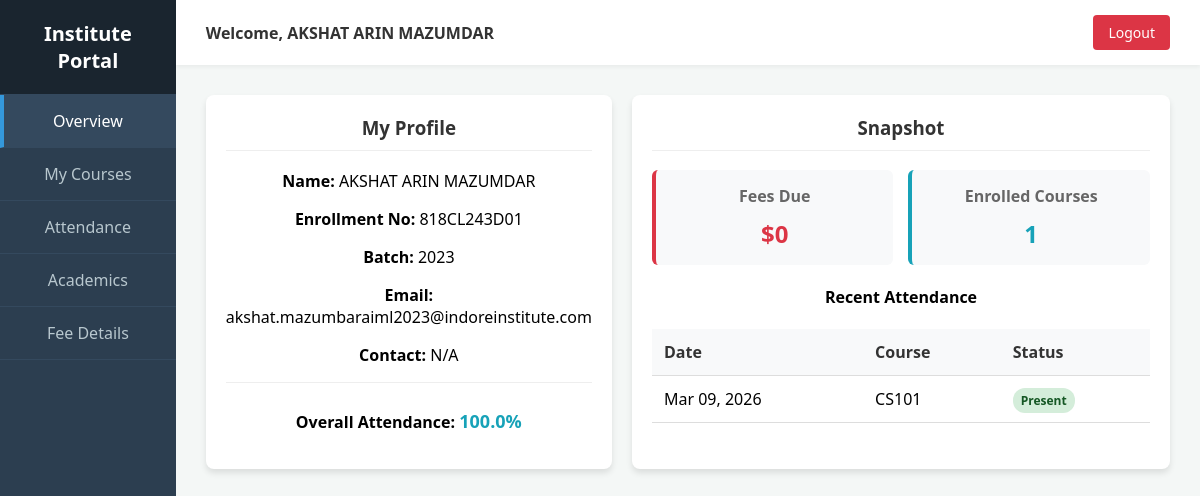
The page /student/dashboard/ on the database its author committed.
### backend/student/models.py (models this page shows, shortened)
class StudentProfile(models.Model):
    user = models.OneToOneField(User, on_delete=models.CASCADE, related_name='student_profile')
    enrollment_number = models.CharField(max_length=50, unique=True)
    batch_year = models.IntegerField()
    branch = models.CharField(max_length=100, choices=BRANCH_CHOICES, default='Computer science engineering')
    course_name = models.CharField(max_length=50, choices=COURSE_CHOICES, default='B.tech')
    contact_number = models.CharField(max_length=20, null=True, blank=True)
    address = models.TextField(null=True, blank=True)
    date_of_birth = models.DateField(null=True, blank=True)
    section = models.CharField(max_length=50, null=True, blank=True)

class Attendance(models.Model):
    STATUS_CHOICES = [
        ('Present', 'Present'),
        ('Absent', 'Absent'),
        ('Late', 'Late'),
    ]
    student = models.ForeignKey(StudentProfile, on_delete=models.CASCADE, related_name='attendance_records')
    course = models.ForeignKey(Course, on_delete=models.CASCADE)
    date = models.DateField()
    lecture_number = models.IntegerField(choices=[(i, str(i)) for i in range(1, 8)], default=1)
    status = models.CharField(max_length=10, choices=STATUS_CHOICES, default='Present')
    class Meta:
        unique_together = ('student', 'course', 'date', 'lecture_number')

class Course(models.Model):
    name = models.CharField(max_length=200)
    code = models.CharField(max_length=50, unique=True)
    description = models.TextField(null=True, blank=True)
    credits = models.IntegerField(default=3)

### authentication/models.py (models this page shows, shortened)
class User(models.Model):
    ROLE_CHOICES = [
        ('student','Student'),
        ('faculty','Faculty'),
        ('admin','Admin')
    ]
    name = models.CharField(max_length=100)
    email = models.EmailField(unique=True)
    role = models.CharField(max_length=10, choices=ROLE_CHOICES)
    password = models.CharField(max_length=100, default="ADMIN")

### backend/student/views.py (the view)
# urls.py: path('dashboard/', views.student_dashboard, name='student_dashboard'),
def student_dashboard(request):
    try:
        student_profile = get_student_profile(request)
        if not student_profile:
             return render(request, "dashboards/student/overview.html", {"error": "No student profile found for this user."})
        enrollments = Enrollment.objects.filter(student=student_profile)
        attendance_records = Attendance.objects.filter(student=student_profile)
        fee_records = FeeRecord.objects.filter(student=student_profile)
        academic_records = AcademicRecord.objects.filter(student=student_profile)
        total_attendance = attendance_records.count()
        present_count = attendance_records.filter(status='Present').count()
        attendance_percentage = (present_count / total_attendance * 100) if total_attendance > 0 else 0
        total_due = sum(fee.amount_due for fee in fee_records if fee.status != 'Paid')
        total_paid = sum(fee.amount_paid for fee in fee_records)
        context = {
            'profile': student_profile,
            'enrollments': enrollments,
            'attendance_percentage': round(attendance_percentage, 1),
            'attendance_records': attendance_records[:5],
            'fee_records': fee_records,
            'total_due': total_due,
            'total_paid': total_paid,
            'academic_records': academic_records
        }
        return render(request, "dashboards/student/overview.html", context)
    except Exception as e:
        return render(request, "dashboards/student/overview.html", {"error": str(e)})

### backend/student/views.py (called while the page is built)
def get_student_profile(request):
    student_email = request.session.get('student_email')
    if student_email:
        return StudentProfile.objects.filter(user__email=student_email).first()
    return StudentProfile.objects.first() # Fallback for demo

### templates/dashboards/student/overview.html (shortened to what this page needs)
{% extends 'dashboards/student/base.html' %}
{% block content %}
<div style="display: grid; grid-template-columns: 1fr 2fr; gap: 20px;">
    <div class="card profile-info">
        <h3>My Profile</h3>
        <p><strong>Name:</strong> {{ profile.user.name }}</p>
        <p><strong>Enrollment No:</strong> {{ profile.enrollment_number }}</p>
        <p><strong>Batch:</strong> {{ profile.batch_year }}</p>
        <p><strong>Email:</strong> {{ profile.user.email }}</p>
        <p><strong>Contact:</strong> {{ profile.contact_number|default:"N/A" }}</p>
        <div style="margin-top: 15px; border-top: 1px solid #eee; padding-top: 10px;">
            <p><strong>Overall Attendance:</strong>
                <span style="color: #17a2b8; font-weight: bold; font-size: 18px;">{{ attendance_percentage }}%</span>
            </p>
        </div>
    </div>
    <div class="card">
        <h3>Snapshot</h3>
        <div style="display: grid; grid-template-columns: 1fr 1fr; gap: 15px; margin-bottom: 20px;">
            <div style="background: #f8f9fa; padding: 15px; border-radius: 6px; text-align: center; border-left: 4px solid #dc3545;">
                <h4 style="margin: 0; color: #666;">Fees Due</h4>
                <p style="margin: 10px 0 0; font-size: 24px; font-weight: bold; color: #dc3545;">${{ total_due }}</p>
            </div>
            <div style="background: #f8f9fa; padding: 15px; border-radius: 6px; text-align: center; border-left: 4px solid #17a2b8;">
                <h4 style="margin: 0; color: #666;">Enrolled Courses</h4>
                <p style="margin: 10px 0 0; font-size: 24px; font-weight: bold; color: #17a2b8;">{{ enrollments|length }}</p>
            </div>
        </div>
        <h4>Recent Attendance</h4>
        <table>
            <tr><th>Date</th><th>Course</th><th>Status</th></tr>
            {% for att in attendance_records %}
            <tr>
                <td>{{ att.date|date:"M d, Y" }}</td>
                <td>{{ att.course.code }}</td>
                <td>
                    <span class="status-badge {% if att.status  ==  'Present'  %}status-present{% elif att.status == 'Late' %}status-late{% else %}status-absent{% endif %}">
                        {{ att.status }}
                    </span>
                </td>
            </tr>
            {% empty %}
            <tr><td colspan="3">No recent logs.</td></tr>
            {% endfor %}
        </table>
    </div>
</div>
{% endblock %}

### templates/dashboards/student/base.html (shortened to what this page needs)
<!DOCTYPE html>
<html lang="en">
<head>
    <link rel="stylesheet" href="/static/css/style.css">
</head>
<body>
    <div class="sidebar">
        <div class="sidebar-header">
            <h2>Institute Portal</h2>
        </div>
        <div class="nav-links">
            <a href="/student/dashboard/" class="nav-item {% if request.path  ==  '/student/dashboard/'  %}active{% endif %}">Overview</a>
            <a href="/student/dashboard/courses/" class="nav-item {% if '/courses/' in request.path %}active{% endif %}">My Courses</a>
            <a href="/student/dashboard/attendance/" class="nav-item {% if '/attendance/' in request.path %}active{% endif %}">Attendance</a>
            <a href="/student/dashboard/academics/" class="nav-item {% if '/academics/' in request.path %}active{% endif %}">Academics</a>
            <a href="/student/dashboard/fees/" class="nav-item {% if '/fees/' in request.path %}active{% endif %}">Fee Details</a>
        </div>
    </div>
    <div class="main-content">
        <div class="topbar">
            <div class="user-info">
                Welcome, {{ profile.user.name|default:"Student" }}
            </div>
            <a href="/auth/" class="btn-logout">Logout</a>
        </div>
        <div class="content-area">
            {% block content %}{% endblock %}
        </div>
    </div>
</body>
</html>

### static/css/style.css (style rules this page uses)
body { font-family: Arial; background:#f4f7fb; text-align:center; }

### templates/dashboards/student/base.html (style rules this page uses)
body { margin: 0; padding: 0; font-family: 'Segoe UI', Tahoma, Geneva, Verdana, sans-serif; background-color: #f4f7f6; display: flex; min-height: 100vh; }
.sidebar { width: 250px; background-color: #2c3e50; color: white; display: flex; flex-direction: column; }
.sidebar-header { padding: 20px; text-align: center; background-color: #1a252f; border-bottom: 1px solid #34495e; }
.sidebar-header h2 { margin: 0; font-size: 20px; }
.nav-links { list-style: none; padding: 0; margin: 0; display: flex; flex-direction: column; flex-grow: 1; }
.nav-item { padding: 15px 20px; border-bottom: 1px solid #34495e; text-decoration: none; color: #b8c7ce; transition: 0.3s; display: block; }
.nav-item:hover, .nav-item.active { background-color: #34495e; color: white; border-left: 4px solid #3498db; padding-left: 16px; }
.main-content { flex-grow: 1; display: flex; flex-direction: column; }
.topbar { background-color: #fff; padding: 15px 30px; display: flex; justify-content: space-between; align-items: center; box-shadow: 0 2px 4px rgba(0,0,0,0.05); }
.user-info { font-weight: bold; color: #333; }
.btn-logout { background: #dc3545; color: white; border: none; padding: 8px 15px; border-radius: 4px; cursor: pointer; text-decoration: none; font-size: 14px; }
.content-area { padding: 30px; overflow-y: auto; }
.card { background: #fff; border-radius: 8px; box-shadow: 0 4px 6px rgba(0,0,0,0.1); padding: 20px; margin-bottom: 20px; }
.card h3 { margin-top: 0; color: #333; border-bottom: 1px solid #eee; padding-bottom: 10px; }
table { width: 100%; border-collapse: collapse; margin-top: 10px; }
table th, table td { padding: 12px; text-align: left; border-bottom: 1px solid #ddd; }
table th { background-color: #f8f9fa; color: #333; }
.status-badge { padding: 4px 8px; border-radius: 12px; font-size: 12px; font-weight: bold; }
.status-paid, .status-present { background: #d4edda; color: #155724; }

### rows shown on the page
StudentProfile: user.name "AKSHAT ARIN MAZUMDAR", enrollment_number "818CL243D01", batch_year "2023", user.email "akshat.mazumbaraiml2023@indoreinstitute.com", contact_number "N/A"
Attendance: date "Mar 09, 2026", course.code "CS101", status "Present"

### other values the page prints
{{ attendance_percentage }} "100.0"
{{ total_due }} "0"
{{ enrollments|length }} "1"
